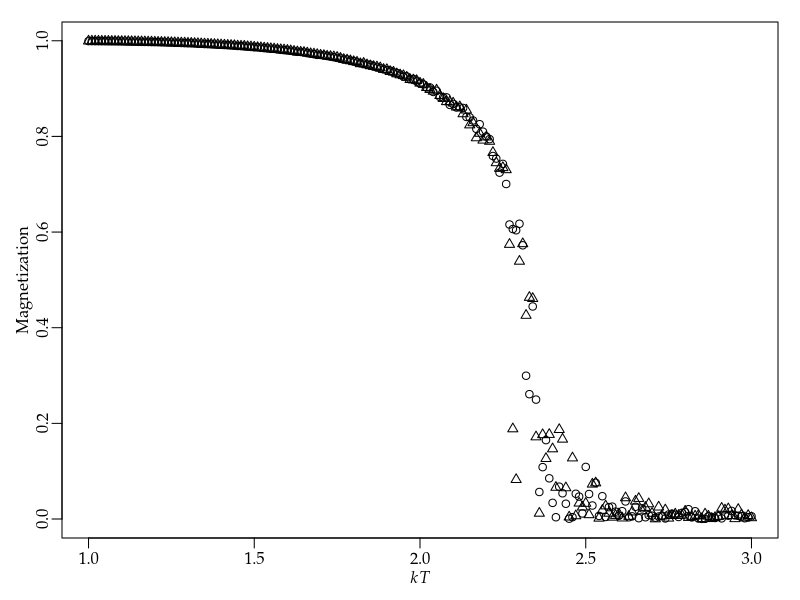

The R source for this figure: (Note: this script raises an error after producing the figure.)
args = commandArgs()
basename = sub(".R$", "", sub("^--file=(.*/)?", "", args[grep("^--file=", args)]))
if (length(basename) != 0)
    pdf(file=paste0(basename, "_tmp.pdf"), colormodel="gray", width=6, height=4)
par(family="Palatino")
par(mgp=c(1.5,0.5,0)) # title and axis margins. default: c(3,1,0)
par(mar=c(3,3,1,1)+0.1) # bottom, left, top, right margins. default: c(5,4,4,2)+0.1
x = read.csv("isingmag2.csv")
plot(x$kT, x$Magnetization, pch=x$Round, xlab=expression(italic(kT)), ylab="Magnetization")
dev.off()
embedFonts(paste0(basename, "_tmp.pdf"), outfile=paste0(basename, ".pdf"),
           options="-c \"<</NeverEmbed []>> setdistillerparams\" -f ")
